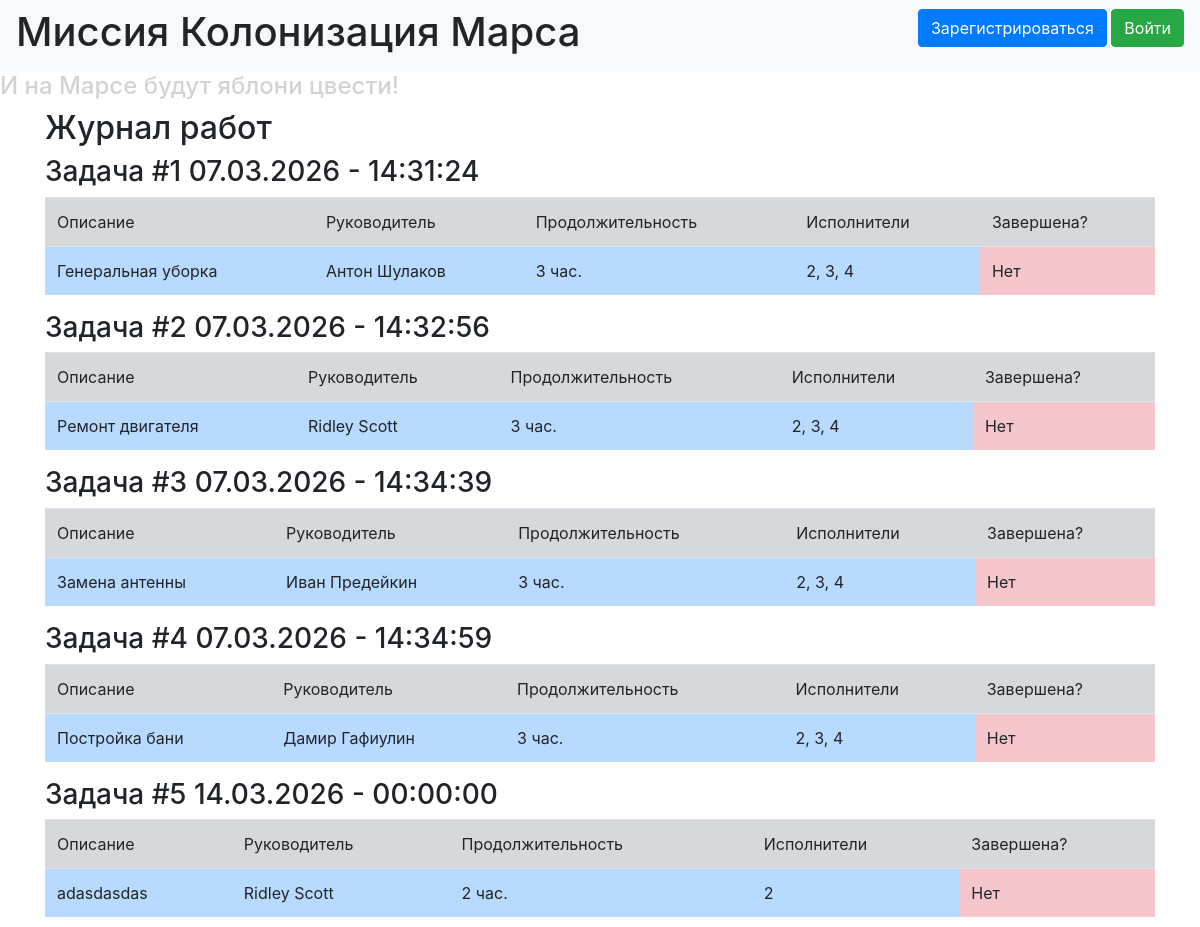
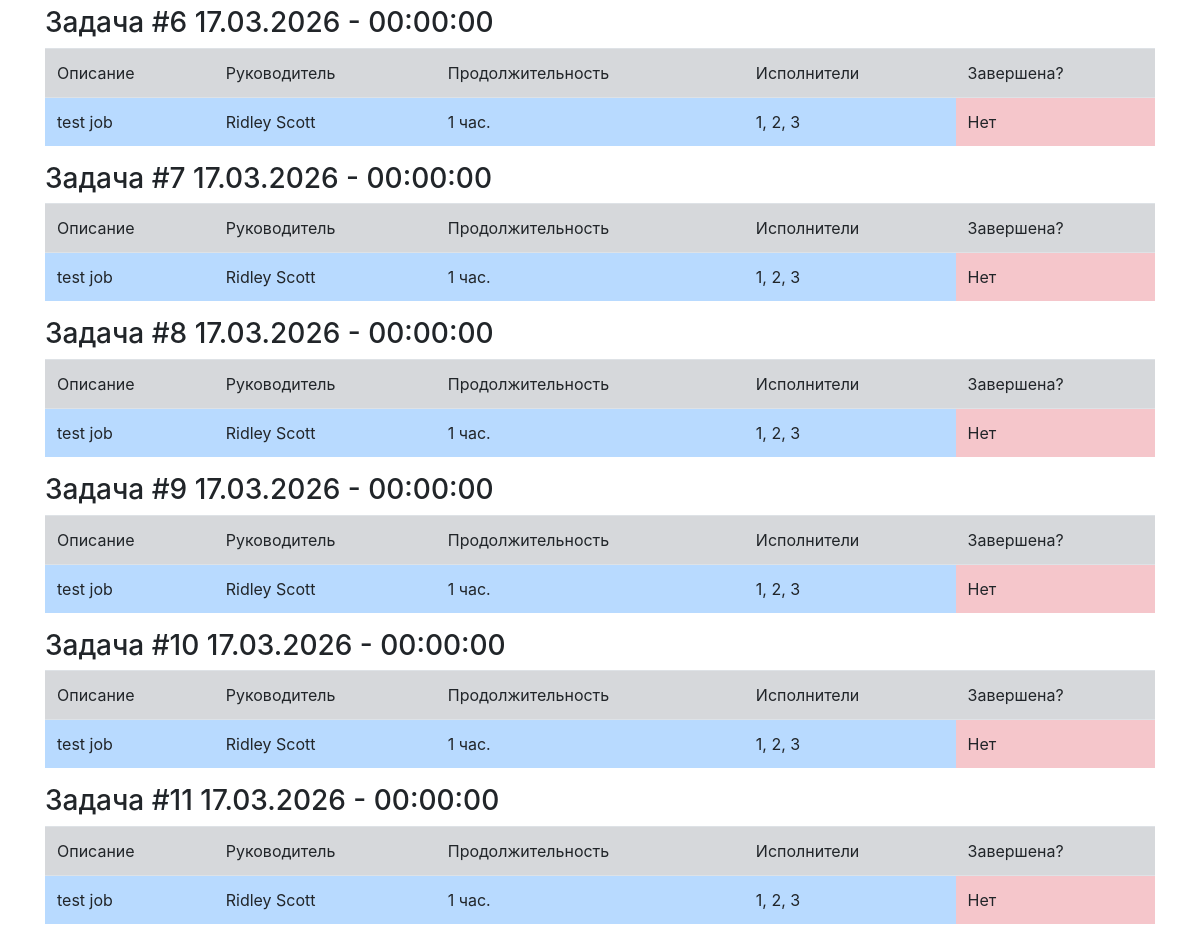
The page / on the database its author committed (2 pictures, top to bottom).
### data/jobs.py (models this page shows, shortened)
class Jobs(db.Model, SerializerMixin):
    __tablename__ = 'jobs'
    id = sqlalchemy.Column(sqlalchemy.Integer, primary_key=True, autoincrement=True)
    team_leader = sqlalchemy.Column(sqlalchemy.Integer,
                                sqlalchemy.ForeignKey("users.id"))
    job = sqlalchemy.Column(sqlalchemy.String, nullable=True)
    user = orm.relationship('User')
    work_size = sqlalchemy.Column(sqlalchemy.Integer, nullable=True)
    collaborators = sqlalchemy.Column(sqlalchemy.String, nullable=True)
    start_date = sqlalchemy.Column(sqlalchemy.DateTime, default=datetime.datetime.now)
    end_date = sqlalchemy.Column(sqlalchemy.DateTime, nullable=True)
    is_finished = sqlalchemy.Column(sqlalchemy.Boolean, default=False)

### data/users.py (models this page shows, shortened)
class User(db.Model, UserMixin, SerializerMixin):
    __tablename__ = 'users'
    id = sqlalchemy.Column(sqlalchemy.Integer,
                           primary_key=True, autoincrement=True)
    name = sqlalchemy.Column(sqlalchemy.String, nullable=True)
    surname = sqlalchemy.Column(sqlalchemy.String, nullable=True)
    age = sqlalchemy.Column(sqlalchemy.Integer, nullable=True)
    position = sqlalchemy.Column(sqlalchemy.String, nullable=True)
    speciality = sqlalchemy.Column(sqlalchemy.String, nullable=True)
    address = sqlalchemy.Column(sqlalchemy.String, nullable=True)
    email = sqlalchemy.Column(sqlalchemy.String,
                              index=True, unique=True, nullable=True)
    hashed_password = sqlalchemy.Column(sqlalchemy.String, nullable=True)
    modified_date = sqlalchemy.Column(sqlalchemy.DateTime,
                                      default=datetime.datetime.now)
    jobs = orm.relationship("Jobs", back_populates='user')

### main.py (the view)
@app.route('/')
def index():
    jobs = db.session.query(Jobs)
    return render_template('index.html', jobs=jobs)

### templates/index.html (shortened to what this page needs)
{% extends "base.html" %}
{% block content %}
<h2>Журнал работ</h2>
{% for item in jobs %}
<div>
    <h3>Задача #{{item.id}} {{item.start_date.strftime("%d.%m.%Y - %H:%M:%S") }}</h3>
    <table class="table">
    <thead>
        <tr>
            <td class="table-secondary">Описание</td>
            <td class="table-secondary">Руководитель</td>
            <td class="table-secondary">Продолжительность</td>
            <td class="table-secondary">Исполнители</td>
            <td class="table-secondary">Завершена?</td>
        </tr>
    </thead>
        <tbody>
        <tr>
        <td class="table-primary">{{item.job}}</td>
        <td class="table-primary">{{item.user.name}} {{item.user.surname}}</td>
        <td class="table-primary">{{item.work_size}} час.</td>
        <td class="table-primary">{{item.collaborators}}</td>
            {% if item.is_finished %}
                <td class="table-success">Да</td>
            {% else %}
                <td class="table-danger">Нет</td>
            {% endif %}
        </tr>
        </tbody>
    </table>
</div>
{% endfor %}
{% endblock %}

### templates/base.html (shortened to what this page needs)
<!doctype html>
<html lang="en">
<head>
    <link rel="stylesheet"
          href="https://stackpath.bootstrapcdn.com/bootstrap/4.4.1/css/bootstrap.min.css"
>
</head>
<body>
<header>
    <nav class="navbar navbar-light bg-light">
        <h1>Миссия Колонизация Марса</h1>
        {% if current_user.is_authenticated %}
    <a class="navbar-brand" href="/logout">{{ current_user.name }}</a>
{% else %}
    <p>
        <a class="btn btn-primary " href="/register">Зарегистрироваться</a>
        <a class="btn btn-success" href="/login">Войти</a>
    </p>
{% endif %}
    </nav>
</header>
<h4 style="color:lightgray">И на Марсе будут яблони цвести!</h4>
<main role="main" class="container">
    {% block content %}{% endblock %}
</main>
</body>
</html>

### rows shown on the page
Jobs: id "1", start_date "07.03.2026 - 14:31:24", job "Генеральная уборка", user.name "Антон", user.surname "Шулаков", work_size "3", collaborators "2, 3, 4", is_finished "Нет"
Jobs: id "2", start_date "07.03.2026 - 14:32:56", job "Ремонт двигателя", user.name "Ridley", user.surname "Scott", work_size "3", collaborators "2, 3, 4", is_finished "Нет"
Jobs: id "3", start_date "07.03.2026 - 14:34:39", job "Замена антенны", user.name "Иван", user.surname "Предейкин", work_size "3", collaborators "2, 3, 4", is_finished "Нет"
Jobs: id "4", start_date "07.03.2026 - 14:34:59", job "Постройка бани", user.name "Дамир", user.surname "Гафиулин", work_size "3", collaborators "2, 3, 4", is_finished "Нет"
Jobs: id "5", start_date "14.03.2026 - 00:00:00", job "adasdasdas", user.name "Ridley", user.surname "Scott", work_size "2", collaborators "2", is_finished "Нет"
Jobs: id "6", start_date "17.03.2026 - 00:00:00", job "test job", user.name "Ridley", user.surname "Scott", work_size "1", collaborators "1, 2, 3", is_finished "Нет"
Jobs: id "7", start_date "17.03.2026 - 00:00:00", job "test job", user.name "Ridley", user.surname "Scott", work_size "1", collaborators "1, 2, 3", is_finished "Нет"
Jobs: id "8", start_date "17.03.2026 - 00:00:00", job "test job", user.name "Ridley", user.surname "Scott", work_size "1", collaborators "1, 2, 3", is_finished "Нет"
Jobs: id "9", start_date "17.03.2026 - 00:00:00", job "test job", user.name "Ridley", user.surname "Scott", work_size "1", collaborators "1, 2, 3", is_finished "Нет"
Jobs: id "10", start_date "17.03.2026 - 00:00:00", job "test job", user.name "Ridley", user.surname "Scott", work_size "1", collaborators "1, 2, 3", is_finished "Нет"
Jobs: id "11", start_date "17.03.2026 - 00:00:00", job "test job", user.name "Ridley", user.surname "Scott", work_size "1", collaborators "1, 2, 3", is_finished "Нет"
